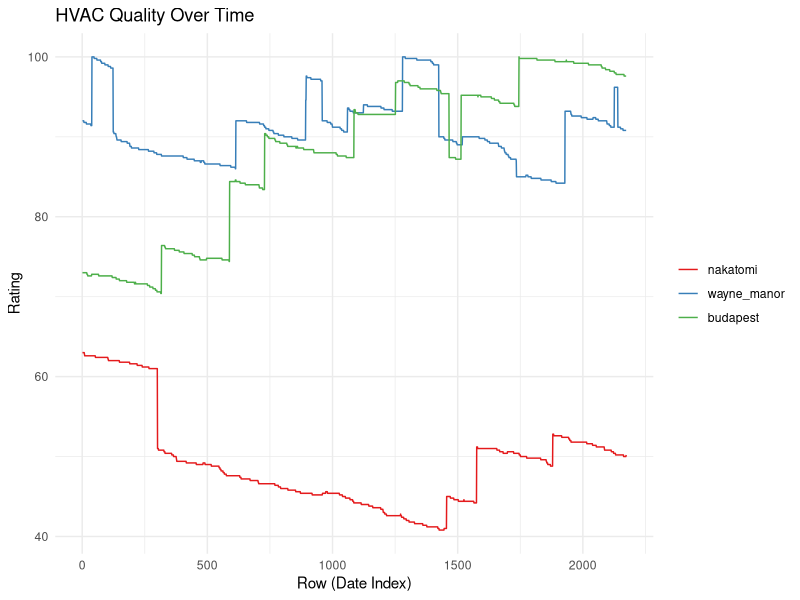
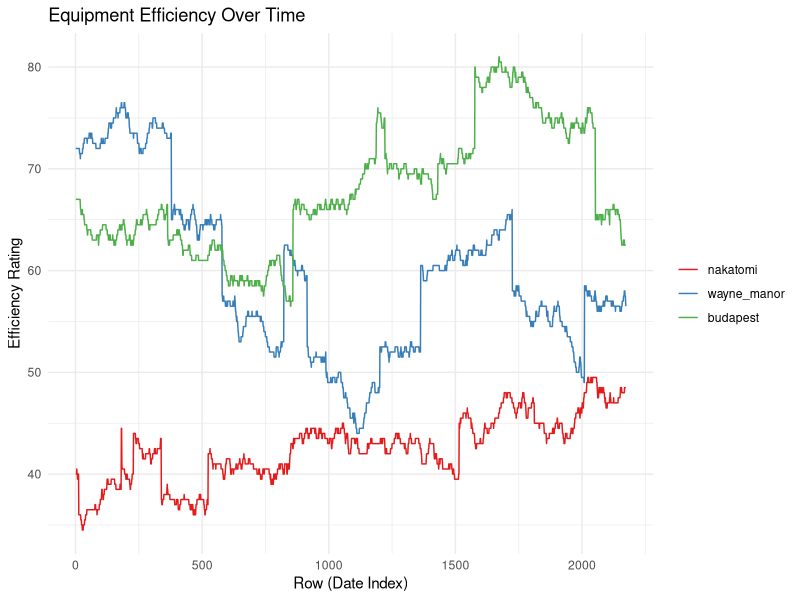
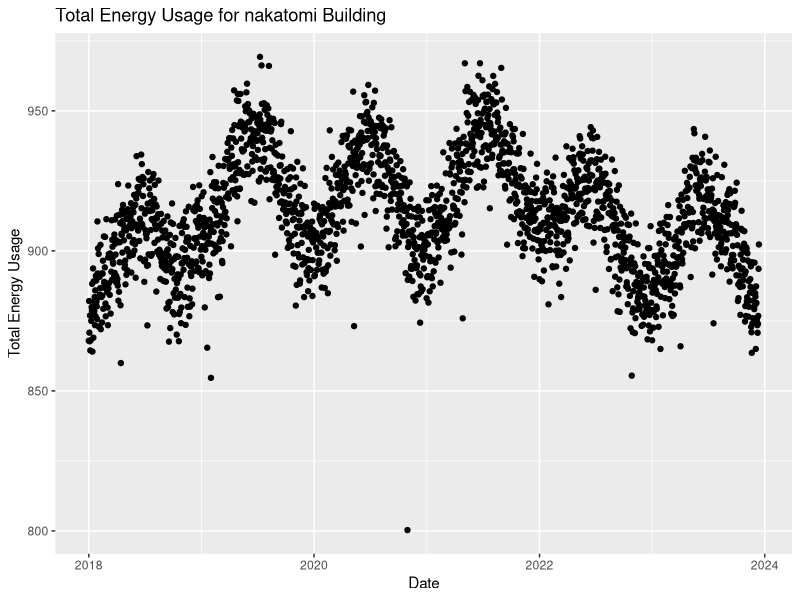
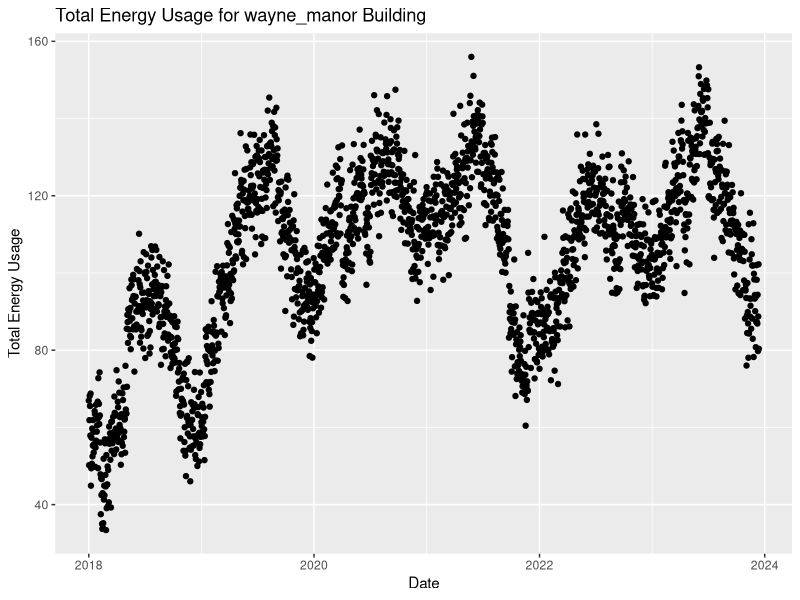
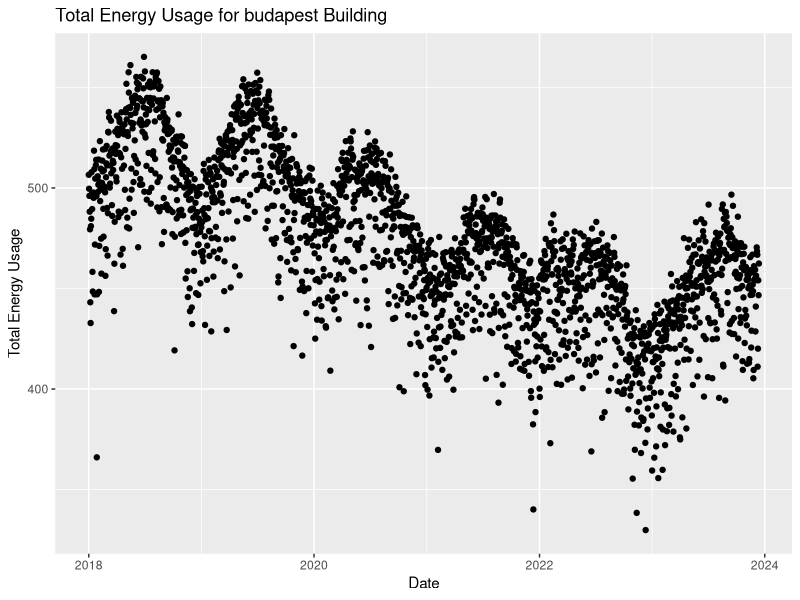

The R script that drew these images, in order: (Note: this script raises an error after producing the figures.)
library(tibble)
library(tidyr)
library(lubridate)
library(MASS)
library(ggplot2)
library(GGally)
library(here)
library(reshape2)
library(dplyr)
library(Hmisc)

# Set a seed for reproducibility
set.seed(12923)

#### SETUP, VARIABILITY & UNIQUENESS SETTINGS #####################
# Time period
start_date <- as.Date("2018-01-01")
end_date <- as.Date("2023-12-13")
dates <- seq.Date(start_date, end_date, by = "day")
days <- length(dates)

buildings <- c("nakatomi", "wayne_manor", "budapest")
noise_factor <- .5 # amount of noise to introduce in each var
wind_speed_adjust <- c(nakatomi = 2, wayne_manor = 0, budapest = -2)
# Building-specific temperature adjustments to simulate the 
# bldgs being in different areas of the city
temp_adjust <- c(nakatomi = 3, wayne_manor = 0, budapest = -3)
# no adjust to cloud_cover; it's all the same grey everywhere in Seattle :)
# number of people - in the num_ppl section


bldg_names <- rep(buildings, each = days)
dates_rep <- rep(dates, times = length(buildings))
weekdays <- ifelse(wday(dates_rep, week_start = 1) %in% c(6, 7), 0, 1) # 0 for weekend, 1 for weekday, with Mon being the first day of the week
weekdays_singlebldg <- ifelse(wday(dates, week_start = 1) %in% c(6, 7), 0, 1) # 0 for weekend, 1 for weekday, with Mon being the first day of the week

# Unique ID for each row
ids <- seq_len(days * length(buildings))

#### BUILDING FOOTPRINT ##################### 
# (assume units: sq ft) (assuming they remain constant over the time period for simplicity)
# bldg_area <- round(runif(length(buildings), min = 5000, max = 25000)) # if you want to scramble bldg_size each run
bldg_area <- c(21110, 7260, 15200) # nakatomi, wayne_manor, budapest
bldg_area_named <- setNames(bldg_area, c("nakatomi", "wayne_manor", "budapest"))
bldg_area_rep <- rep(bldg_area, each = days)

#### NUMBER OF PEOPLE #####################
# number of people in each building, with reduced occupants on weekends and customized to each building
# num_ppl <- numeric(length = days * length(buildings))
# for (i in 1:(days * length(buildings))) {
#   building_name <- bldg_names[i]
#   if (weekdays[i] == 1) {
#     # Generate more people on weekdays
#     mean_factor <- 300 + mean_factor_weekday[building_name]
#     scale_factor <- 5 + scale_factor_weekday[building_name]
#     sd_factor <- 70 + sd_factor_adjust[building_name]   
#   } else {
#     # Generate fewer people on weekends
#     mean_factor <- 100 + mean_factor_weekend[building_name]
#     scale_factor <- 5 + scale_factor_weekend[building_name]
#     sd_factor <- 30 + sd_factor_adjust[building_name]   
#   }
#   
#   num_ppl[i] <- as.integer(pmax(0, pmin(2000, rgamma(1, shape = 2, scale = scale_factor) + 1 +
#                                           abs(round(rnorm(1, mean = mean_factor, sd = sd_factor), 0)))))
# }
# plot(num_ppl)
# 
# sqft_per_person <- numeric(length = length(num_ppl))
# 
# # Loop through the num_ppl array
# for (i in 1:length(num_ppl)) {
#   if (num_ppl[i] > 0) {
#     sqft_per_person[i] <- bldg_area_rep[i] / num_ppl[i]
#   } else {
#     sqft_per_person[i] <- NA  # Assign NA (or a large number) when there are no people
#   }
# }
# 
# plot(sqft_per_person)  # Plot the square feet per person

mean_factor_weekday <- c(nakatomi = 80, wayne_manor = -150, budapest = -7)
mean_factor_weekend <- c(nakatomi = 170, wayne_manor = 50, budapest = 10)
scale_factor_weekday <- c(nakatomi = 1, wayne_manor = -1, budapest = 1)
scale_factor_weekend <- c(nakatomi = 0, wayne_manor = -1, budapest = 1)
sd_factor_weekday <- c(nakatomi = 10, wayne_manor = -69, budapest = -7)
sd_factor_weekend <- c(nakatomi = 10, wayne_manor = -29, budapest = -7)


generate_num_ppl <- function(building_name, dates, weekdays_singlebldg, mean_factor_weekday, mean_factor_weekend,
                             scale_factor_weekday, scale_factor_weekend, sd_factor_adjust, bldg_area_named) {
  
  num_ppl_raw <- numeric(length = length(dates))
  sqft_per_person <- numeric(length = length(dates))
  
  for (i in 1:length(dates)) {
    if (weekdays_singlebldg[i] == 1) {  # Weekday
      mean_factor <- 300 + mean_factor_weekday[building_name]
      scale_factor <- 5 + scale_factor_weekday[building_name]
      sd_factor <- 70 + sd_factor_weekday[building_name]
    } else {  # Weekend
      mean_factor <- 100 + mean_factor_weekend[building_name]
      scale_factor <- 5 + scale_factor_weekend[building_name]
      sd_factor <- 30 + sd_factor_weekend[building_name]
    }
    
    num_ppl_raw[i] <- as.integer(pmax(0, pmin(2000, rgamma(1, shape = 2, scale = scale_factor) + 1 +
                                                abs(round(rnorm(1, mean = mean_factor, sd = sd_factor), 0)))))
    
    # Apply capping based on quantiles
#    u_limit <- quantile(uncapped_value, 0.95)  # 95th percentile as upper limit
#    l_limit <- quantile(uncapped_value, 0.05)  # 5th percentile as lower limit
#    num_ppl_raw[i] <- pmin(u_limit, pmax(l_limit, uncapped_value))
    
    sqft_per_person[i] <- if (num_ppl_raw[i] > 0) bldg_area_named[building_name] / num_ppl_raw[i] else NA
  }
  
  building_area <- rep(bldg_area_named[building_name], length(dates))
  
  return(data.frame(date = dates, weekdays = weekdays_singlebldg, bldg_name = building_name, bldg_area = building_area, num_ppl_raw = num_ppl_raw, sqft_per_person = sqft_per_person))
}

overall_ppl <- do.call(rbind, lapply(buildings, function(building_name) {
  generate_num_ppl(building_name, dates, weekdays_singlebldg, mean_factor_weekday, mean_factor_weekend,
                   scale_factor_weekday, scale_factor_weekend, sd_factor_adjust, bldg_area_named)}))

# check distributions if needed
# overall_ppl %>%
#   filter(bldg_name == "wayne_manor") %>%
#     ggplot(aes(x = date, y = num_ppl_raw, color = factor(weekdays))) + # 1=weekday, 0=weekend
#     geom_point() +  # Scatter plot
#     labs(title = "num people",
#          x = "Date",
#          y = "num people",
#          color = "Day Type") +
#     # scale_color_manual(values = c("blue", "red"),
#     #                    labels = c("Weekend", "Weekday")) +
#     theme_minimal()
# 
# describe(overall_ppl$num_ppl_raw)
#   
# overall_ppl %>%
#   filter(bldg_name == "wayne_manor") %>%
#   ggplot(aes(x = date, y = sqft_per_person, color = factor(weekdays))) +
#   geom_point() +  # Scatter plot
#   labs(title = "sqft_per_person",
#        x = "Date",
#        y = "sqft_per_person",
#        color = "Day Type") +
#   # scale_color_manual(values = c("blue", "red"),
#   #                    labels = c("Weekend", "Weekday")) +
#   theme_minimal()

#### /x/INSULATION QUALITY #####################
#### removing for now
# insulation <- as.integer(pmax(1, pmin(100, ceiling(rgamma(days * length(buildings), shape = 5, scale = 8.5) + 1) +
#                                         abs(round(rnorm(days * length(buildings), mean = 0, sd = noise_factor), 0)))))

#### /x/WINDOWS QUALITY #####################
#### removing for now
# windows <- as.integer(runif(days * length(buildings), min = 1, max = 100))

#### HVAC SYSTEM QUALITY #####################
# Initialize the starting hvac_efficiency for each building
start_hvac <- sample(40:100, length(buildings), replace = TRUE)

# Create a matrix to hold the efficiency data
hvac_data <- matrix(nrow = days, ncol = length(buildings))
colnames(hvac_data) <- buildings

# Simulate the efficiency rating for each building and each date
for (bldg in seq_along(buildings)) {
  current_hvac <- start_hvac[bldg]
  for (date_idx in 1:length(dates)) {
    # Apply a yearly decline to simulate aging
    yearly_decline <- (as.integer(-.02)) # add a very small daily negative constant to simulate long-term degradation
    # Simulate daily variation
    daily_change <- sample(c(-.20, 0, .20), 1, prob = c(0.045, 0.96, 0.005)) # Mostly no daily change, slightly better chance of small bad change
    # Random events: significant increase or decrease
    if (runif(1) < 0.004) { # 1% chance for a significant event, so roughly 3-4 times a year
      event_change <- sample(-10:10, 1)
    } else {
      event_change <- 0
    }
    
    # Calculate the new efficiency
    new_hvac <- max(1, min(100, current_hvac + yearly_decline + daily_change + event_change))
    hvac_data[date_idx, bldg] <- new_hvac
    
    # Update the current efficiency for the next day
    current_hvac <- new_hvac
  }
}

# Reshape the matrix into a long format for plotting
hvac_long <- melt(hvac_data, varnames = c("date_idx", "bldg_name"), value.name = "hvac_efficiency")
hvac_long$date <- dates[hvac_long$date_idx]

hvac_long$date <- as.Date(hvac_long$date)
hvac_long$bldg_name <- as.factor(hvac_long$bldg_name)

ggplot(hvac_long, aes(x = date_idx, y = hvac_efficiency, group = bldg_name, color = bldg_name)) +
  geom_line() +
  theme_minimal() +
  labs(title = "HVAC Quality Over Time",
       x = "Row (Date Index)",
       y = "Rating") +
  scale_color_brewer(palette = "Set1") +
  theme(legend.title = element_blank())

#### AMBIENT TEMPERATURE #####################
# Simulate temp across the year for a place like Seattle.
avg_low_temp <- 37  # Average low in Fahrenheit in winter
avg_high_temp <- 79 # Average high in Fahrenheit in summer
mean_temp <- (avg_low_temp + avg_high_temp) / 2
amplitude <- (avg_high_temp - avg_low_temp) / 2

# Temperature simulation
temp <- numeric(length = days * length(buildings))
for (i in 1:(days * length(buildings))) {
  building_name <- bldg_names[i]
  day_of_year <- as.numeric(format(dates_rep[i], "%j"))
  
  # Adjust mean temperature based on building
  mean_temp_bldg <- mean_temp + temp_adjust[building_name]
  
  # Sine wave for base temperature
  base_temp <- mean_temp_bldg + amplitude * sin(2 * pi * day_of_year / 365 - pi/2)
  
  # Adding random variation
  temp[i] <- as.integer(pmax(0, pmin(110, ceiling(base_temp + rnorm(1, mean = 0, sd = 5)))))
}


#### WIND SPEED #####################
# in mph
avg_wind_speed_low <- 3   # Average low wind speed in mph
avg_wind_speed_high <- 7 # Average high wind speed in mph
mean_wind_speed <- (avg_wind_speed_low + avg_wind_speed_high) / 2
amplitude_wind_speed <- (avg_wind_speed_high - avg_wind_speed_low) / 2

# Building-specific wind speed adjustments down at top in "variability and uniqueness" section

# Assuming 'days', 'bldg_names', and 'dates_rep' are defined as in your temperature simulation
wind_speed <- numeric(length = days * length(buildings))

for (i in 1:(days * length(buildings))) {
  building_name <- bldg_names[i]
  day_of_year <- as.numeric(format(dates_rep[i], "%j"))
  
  # Adjust mean wind speed based on building
  mean_wind_speed_bldg <- mean_wind_speed + wind_speed_adjust[building_name]
  
  # Sine wave for base wind speed + some random noise
  base_wind_speed_mph <- mean_wind_speed_bldg + amplitude_wind_speed * sin(2 * pi * day_of_year / 365 - pi/2) + rnorm(1, mean = 0, sd = 2)
  
  # Adding random variation
  wind_speed[i] <- as.integer(pmax(0, pmin(40, ceiling(base_wind_speed_mph + rnorm(1, mean = 0, sd = 2)))))
}

#### CLOUD COVER #####################
# percentage of cloud cover
avg_clear <- 0
avg_cloudy <- 100
clouds_amplitude <- (avg_cloudy - avg_clear) / 2
clouds_mean <- (avg_clear + avg_cloudy) / 2


# Phase shift to align the sine wave peaks and troughs with the cloudiest and clearest months
# Assuming January (cloudiest) aligns with the peak and August (clearest) with the trough
phase_shift <- pi / 2  # Adjusted based on the month (e.g., -pi/2 if peak is in January)

# Define the clearer and cloudier periods
# day_start_clear <- as.numeric(format(as.Date("2023-06-20"), "%j"))
# day_end_clear <- as.numeric(format(as.Date("2023-10-08"), "%j"))

cloud_cover <- numeric(length = days)

for (i in 1:(days * length(buildings))) {
  building_name <- bldg_names[i]
  day_of_year <- as.numeric(format(dates_rep[i], "%j"))
  
  # # Determine if the day is in the clearer or cloudier part of the year
  # in_clearer_period <- day_of_year >= day_start_clear && day_of_year <= day_end_clear
  # 
  # # Adjust amplitude based on the time of the year
  # adjusted_amplitude <- ifelse(in_clearer_period, amplitude_cloud_cover / 2, amplitude_cloud_cover)
  # 
  # Calculate cloud cover using a sine wave
  cloud_cover[i] <- clouds_mean + clouds_amplitude * sin(2 * pi * day_of_year / 365 + phase_shift)
  
  # Introduce random variation
  random_variation <- rnorm(1, mean = 0, sd = 5)
  cloud_cover[i] <- cloud_cover[i] + random_variation
  
  # Adjustments to ensure cloud cover stays within 0-100%
  cloud_cover[i] <- pmax(0, pmin(100, cloud_cover[i]))
}



#### /x/HVAC TYPE ##################### 
#### removing for now
# fuzzy_hvac_type <- function(insulation, hvac) {
#   probabilities <- c(
#     # Increase the probability of "MasterBlaster" for lower values of insulation and HVAC
#     "MasterBlaster" = pnorm(c(quantile(as.numeric(insulation), 0.85), quantile(as.numeric(hvac), 0.85)), mean = c(20, 20), sd = c(5, 5)),
#     
#     # Increase the probability of "Coolio" for higher values of insulation and HVAC
#     "Coolio" = pnorm(c(quantile(as.numeric(insulation), 0.35), quantile(as.numeric(hvac), 0.35)), mean = c(70, 70), sd = c(5, 5)),
#     
#     "Trane" = 1
#   )
#   
#   # Normalize the probabilities so they sum up to 1
#   probabilities <- probabilities / sum(probabilities)
#   
#   # Remove the percentage values from the names
#   names(probabilities) <- sub("\\.\\d+%$", "", names(probabilities))
#   
#   hvac_types <- names(probabilities)
#   assigned_type <- sample(hvac_types, size = 1, prob = probabilities)
#   
#   return(assigned_type)
# }
# 
# # Assuming hvac_type depends on insulation and hvac
# hvac_type <- sapply(1:(days * length(buildings)), function(i) fuzzy_hvac_type(insulation[i], hvac[i]))

#### EQUIPMENT EFFICIENCY ##################### 
# Initialize the starting efficiency for each building
start_efficiency <- sample(40:100, length(buildings), replace = TRUE)

# Create a matrix to hold the efficiency data
efficiency_data <- matrix(nrow = days, ncol = length(buildings))
colnames(efficiency_data) <- buildings

# Simulate the efficiency rating for each building and each date
for (bldg in seq_along(buildings)) {
  current_efficiency <- start_efficiency[bldg]
  for (date_idx in 1:length(dates)) {
    # Apply a yearly decline to simulate aging
    yearly_decline <- (as.integer(-.01)) # add a very small daily negative constant to simulate long-term degradation
    # Simulate daily variation
    daily_change <- sample(c(-.5, 0, .5), 1, prob = c(0.1, 0.8, 0.1)) # Mostly no change, equal chance of small good/bad change
    # Random events: significant increase or decrease
    if (runif(1) < 0.005) { # 1% chance for a significant event, so roughly 3-4 times a year
      event_change <- sample(-10:10, 1)
    } else {
      event_change <- 0
    }
    
    # Calculate the new efficiency
    new_efficiency <- max(1, min(100, current_efficiency + yearly_decline + daily_change + event_change))
    efficiency_data[date_idx, bldg] <- new_efficiency
    
    # Update the current efficiency for the next day
    current_efficiency <- new_efficiency
  }
}

# Reshape the matrix into a long format for plotting
efficiency_long <- melt(efficiency_data, varnames = c("date_idx", "bldg_name"), value.name = "equip_efficiency")
efficiency_long$date <- dates[efficiency_long$date_idx]

efficiency_long$date <- as.Date(efficiency_long$date)
efficiency_long$bldg_name <- as.factor(efficiency_long$bldg_name)

ggplot(efficiency_long, aes(x = date_idx, y = equip_efficiency, group = bldg_name, color = bldg_name)) +
  geom_line() +
  theme_minimal() +
  labs(title = "Equipment Efficiency Over Time",
       x = "Row (Date Index)",
       y = "Efficiency Rating") +
  scale_color_brewer(palette = "Set1") +
  theme(legend.title = element_blank())



# Placeholder for total energy use
total <- rep(NA, days * length(buildings))

#### COMBINE VARS INTO TIBBLE #####################
df <- tibble(
  id = ids,
  bldg_name = as.factor(bldg_names),
  bldg_area = as.integer(bldg_area_rep),
  date = as.Date(dates_rep),
  year = as.integer(year(dates_rep)),
  month = month(dates_rep, label=T),
  day = wday(dates_rep, label=T),
  weekday = as.integer(weekdays),
  temp = as.integer(temp),
  wind_speed = as.integer(wind_speed),
  cloud_cover = as.integer(cloud_cover),
  total = total
)

overall_ppl <- overall_ppl[, c("date", "bldg_name", "num_ppl_raw", "sqft_per_person")]
df <- merge(df, overall_ppl, by = c("date", "bldg_name"), all.x = TRUE)

df <- merge(df, efficiency_long[, c("date", "bldg_name", "equip_efficiency")], by = c("date", "bldg_name"))
df <- merge(df, hvac_long[, c("date", "bldg_name", "hvac_efficiency")], by = c("date", "bldg_name"))


# ggplot(df, aes(x = date, y = wind_speed, color = bldg_name)) + 
#   geom_line(alpha=.5) +
#   labs(title = "Wind Speed by Building", x = "Date", y = "Wind Speed (mph)") +
#   theme_minimal() +
#   scale_color_brewer(palette = "Set1") # Use a color palette that is distinct and clear
# 
# ggplot(df, aes(x = date, y = cloud_cover)) + 
#   geom_line(alpha=.5) +
#   labs(title = "Cloud cover", x = "Date", y = "cloud cover (%)") +
#   theme_minimal() +
#   scale_color_brewer(palette = "Set1") # Use a color palette that is distinct and clear

# double check HVAC types
# ggplot(df, aes(x = insulation, y = hvac, color = hvac_type)) +
#   geom_point() +
#   labs(title = "Scatterplot of Insulation and HVAC Values",
#        x = "Insulation",
#        y = "HVAC",
#        color = "HVAC Type")


#### LINEAR MODEL PREDICTING TOTAL ENERGY USE #####################
# Generate coefficients for the linear model
coefficients <- c(
  bldg_area = .05,
  sqft_per_person = -.5,
  hvac_efficiency = -2,
  equip_efficiency = -2.2,
  temp = 1.1,
  wind_speed = .05,
  cloud_cover = .05
)

# Simulate the total energy use based on a linear model
df <- df %>%
  mutate(
    total = 
      bldg_area * coefficients["bldg_area"] +
      sqft_per_person * coefficients["sqft_per_person"] +
      hvac_efficiency * coefficients["hvac_efficiency"] +
      equip_efficiency * coefficients["equip_efficiency"] +
      temp * coefficients["temp"] +
      wind_speed * coefficients["wind_speed"] +
      cloud_cover * coefficients["cloud_cover"] +
      abs(rnorm(days, mean = 10, sd = 5))  # Adding some random noise
  )

# fix the col order
df <- df %>%
  select(
    date, bldg_name, id, bldg_area, year, month, day, weekday, num_ppl_raw,
    sqft_per_person, temp, wind_speed, cloud_cover, equip_efficiency,
    hvac_efficiency, total
  )

#### FINAL CHECKS #####################
# Create an index vector for variable order
var_order <- c("bldg_area", "num_ppl_raw", "sqft_per_person", "equip_efficiency", 
               "hvac_efficiency", "temp", "wind_speed", 
               "cloud_cover", "total")
col_indices <- match(var_order, names(df))

# Display parallel coordinates plot grouped by "hvac_type"
# ggparcoord(data = df,
#            columns = col_indices,
#            alphaLines = 0.1,
#            groupColumn = "bldg_name") + 
#   scale_color_manual(values = c("nakatomi" = "#20639b", "wayne_manor" = "grey", "budapest" = "grey"))
# 
# ggparcoord(data = df,
#            columns = col_indices,
#            alphaLines = 0.1,
#            groupColumn = "bldg_name") + 
#   scale_color_manual(values = c("nakatomi" = "grey", "wayne_manor" = "#20639b", "budapest" = "grey"))
# 
# ggparcoord(data = df,
#            columns = col_indices,
#            alphaLines = 0.1,
#            groupColumn = "bldg_name") + 
#   scale_color_manual(values = c("nakatomi" = "grey", "wayne_manor" = "grey", "budapest" = "#20639b"))



bldg <- "nakatomi"
df %>% 
  filter(bldg_name == bldg) %>% 
  ggplot(aes(x = date, y = total)) +
  geom_point() +
  labs(title = paste("Total Energy Usage for", bldg, "Building"),
       x = "Date",
       y = "Total Energy Usage")

bldg <- "wayne_manor"
df %>% 
  filter(bldg_name == bldg) %>% 
  ggplot(aes(x = date, y = total)) +
  geom_point() +
  labs(title = paste("Total Energy Usage for", bldg, "Building"),
       x = "Date",
       y = "Total Energy Usage")

bldg <- "budapest"
df %>% 
  filter(bldg_name == bldg) %>% 
  ggplot(aes(x = date, y = total)) +
  geom_point() +
  labs(title = paste("Total Energy Usage for", bldg, "Building"),
       x = "Date",
       y = "Total Energy Usage")


# df %>%
#   # Filter for "nakatomi" building
#   filter(bldg_name == "budapest" & year(date) == 2019 & month(date)==2) %>%
#   # Keep date for plotting, exclude other non-numeric and specific columns
#   dplyr::select(date, num_ppl) %>%
#   # Gather numeric variables for scaling
#   pivot_longer(cols = -date, names_to = "variable", values_to = "value") %>%
#   # Scale numeric variables
#   group_by(variable) %>%
#   #  mutate(scaled_value = scale(value)) %>%
#   ungroup() %>%
#   # Plot
#   ggplot(aes(x = date, y = value, color = variable)) +
#   geom_line() +
#   labs(title = "Scaled Variables Over Time for Nakatomi Building",
#        x = "Date", y = "Value") +
#   theme_minimal() +
#   scale_color_viridis_d() +
#   theme(legend.position = "bottom")


#### WRITE FILE #####################
write.csv(df, here("data", "df_timeseries_orig.csv"), row.names = F)
